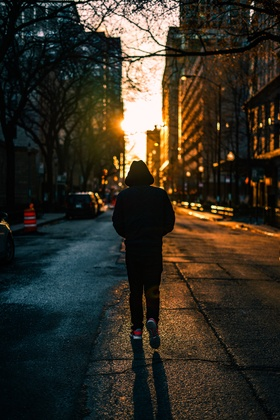
%> input picture HW2/image.jpg, 280 x 420 px, shrunk from 4000 x 6000 before the run
$ octave --eval "main;"   (GNU Octave 9; MATLAB toolbox functions it lacks are replaced by stand-ins)
%> lines starting %> are read from the running program, lines starting %| are printed output that depends on the picture
function main
    % read image
    img = imread("image.jpg");
%> img is the input picture: size 420x280x3 uint8; mean R, G, B 52.7, 47.5, 36.8
    gray = rgb2gray(img);
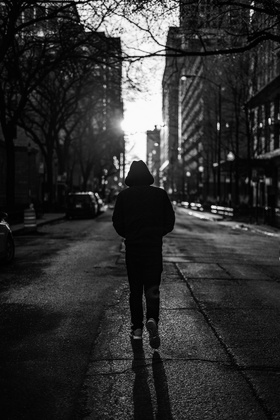
%> gray: size 420x280 uint8; min 0, max 254, mean 47.8
    dim = size(gray);
%> dim = [420 280]

    % histgram equalization the image
    img_equalized = histogram_equalization(gray);

    % showing image and its histogram
    figure;
    subplot(221);
    imshow(gray);
    title("main image");
    subplot(222);
    imshow(img_equalized);
    title("image after histogram equalization");
    subplot(223);
    histogram(gray);
    title("main image histogram");
    subplot(224);
    histogram(img_equalized);
    title("the histogram of image after histogram equalization");

    % compare with matlab histogram equalizer
    img_matlab_eq = histeq(gray);
    figure;
    diff = img_equalized - img_matlab_eq;
    imshow(diff,[]);
    title("show the difference image");
    disp("image size is : ");
    disp(dim);
    disp("The summation of pixel wise absolute difference is :");
    disp(sum(sum(abs(double(img_equalized) - double(img_matlab_eq)))));
    disp("The average of pixel wise absolute difference is :");
    disp(sum(sum(abs(double(img_equalized) - double(img_matlab_eq)))) / (dim(1) * dim(2)));

end

function output = histogram_equalization(image)
    % Description : Histogram equalizer algorithm. First count the
    % probability of each intensity level. After that calculates the
    % accumulative probability and use that as intensity transform function
    % Inputs:
    %       image: the main image which we want to run our algorithm on
    % Outputs:
    %       output: the image after histogram equalization algorithm

    probability = zeros(256, 1, "double");
    dim = size(image);
%> dim = [420 280]
    for i=1:dim(1)
        for j=1:dim(2)
            probability(image(i,j) + 1) = probability(image(i,j) + 1) + 1;
        end
    end
%> after the loop, probability = 256 values, max 3202 at index 8, min 0 at index 256, mean 459.4
    probability = probability ./ (dim(1) * dim(2));
%> probability = 256 values, max 0.0272 at index 8, min 0 at index 256, mean 0.00391

    % Compute accumulative probability
    acc_probability = zeros(256, 1, "double");
    acc_probability(1) = probability(1);
    for i=2:size(acc_probability)
        acc_probability(i) = probability(i) + acc_probability(i - 1);
    end
%> after the loop, acc_probability = 256 values from 0.000893 to 1

    output = zeros(dim(1), dim(2), "uint8");
    for i=1:dim(1)
        for j=1:dim(2)
            output(i,j) = acc_probability(image(i,j) + 1) * 255;
        end
    end
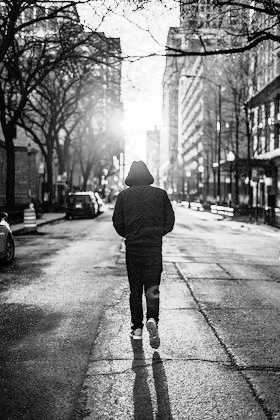
%> output: size 420x280 uint8; min 0, max 255, mean 129.1
end
%> in main, `title("the histogram of image after histogram equalization");`:
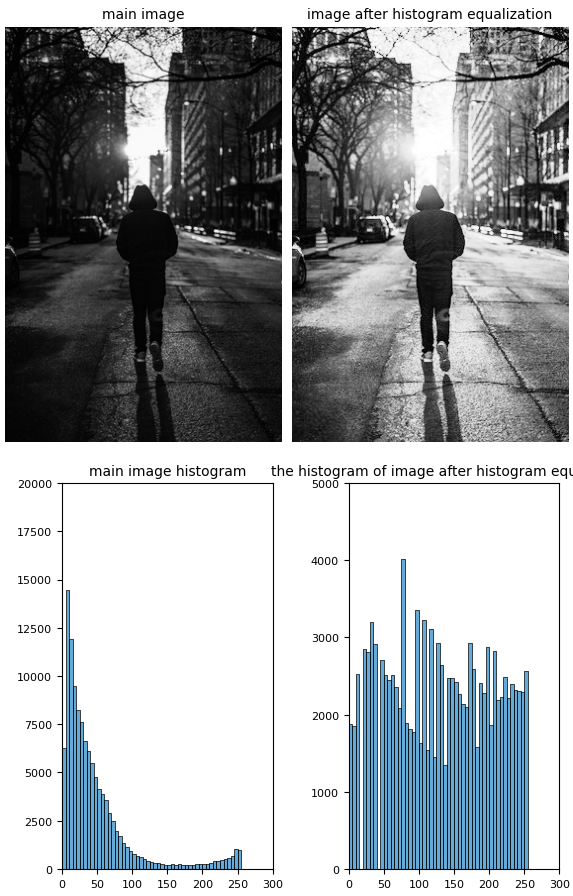
%> figure redrawn from the program's plot data, 4 panels
%> in main, `diff = img_equalized - img_matlab_eq;`:
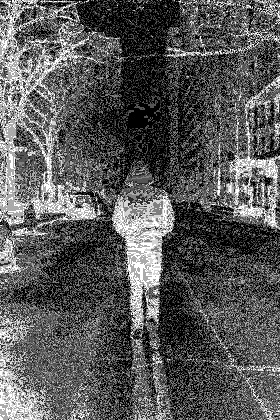
%> diff: size 420x280 uint8; min 0, max 6, mean 2.1; drawn with min black and max white
%|    420   280
%| 257381
%| 2.1886

$ run again, with HW2/scenery.jpg copied over HW2/image.jpg
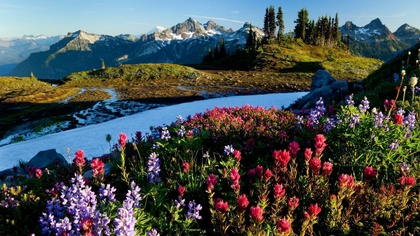
%> input picture HW2/scenery.jpg, 420 x 236 px, shrunk from 1920 x 1080 before the run
%> in main, img is the input picture: size 236x420x3 uint8; mean R, G, B 73.7, 80.3, 80.5
%> in main, `gray = rgb2gray(img);`:
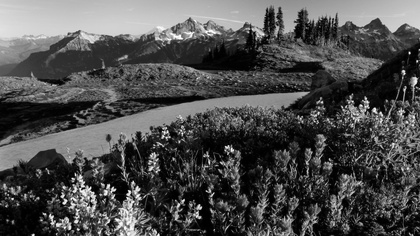
%> gray: size 236x420 uint8; min 0, max 255, mean 78.3
%> after the loop in histogram_equalization, `for i=1:dim(1)`: probability = 256 values, max 1679 at index 5, min 0 at index 256, mean 387.2
%> in histogram_equalization, `probability = probability ./ (dim(1) * dim(2));`: probability = 256 values, max 0.0169 at index 5, min 0 at index 256, mean 0.00391
%> after the loop in histogram_equalization, `for i=2:size(acc_probability)`: acc_probability = 256 values from 0.00419 to 1
%> in main, `diff = img_equalized - img_matlab_eq;`:
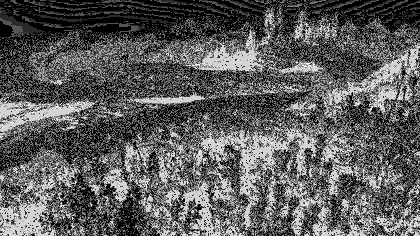
%> diff: size 236x420 uint8; min 0, max 6, mean 2.19; drawn with min black and max white
%|    236   420
%| 225734
%| 2.2774
